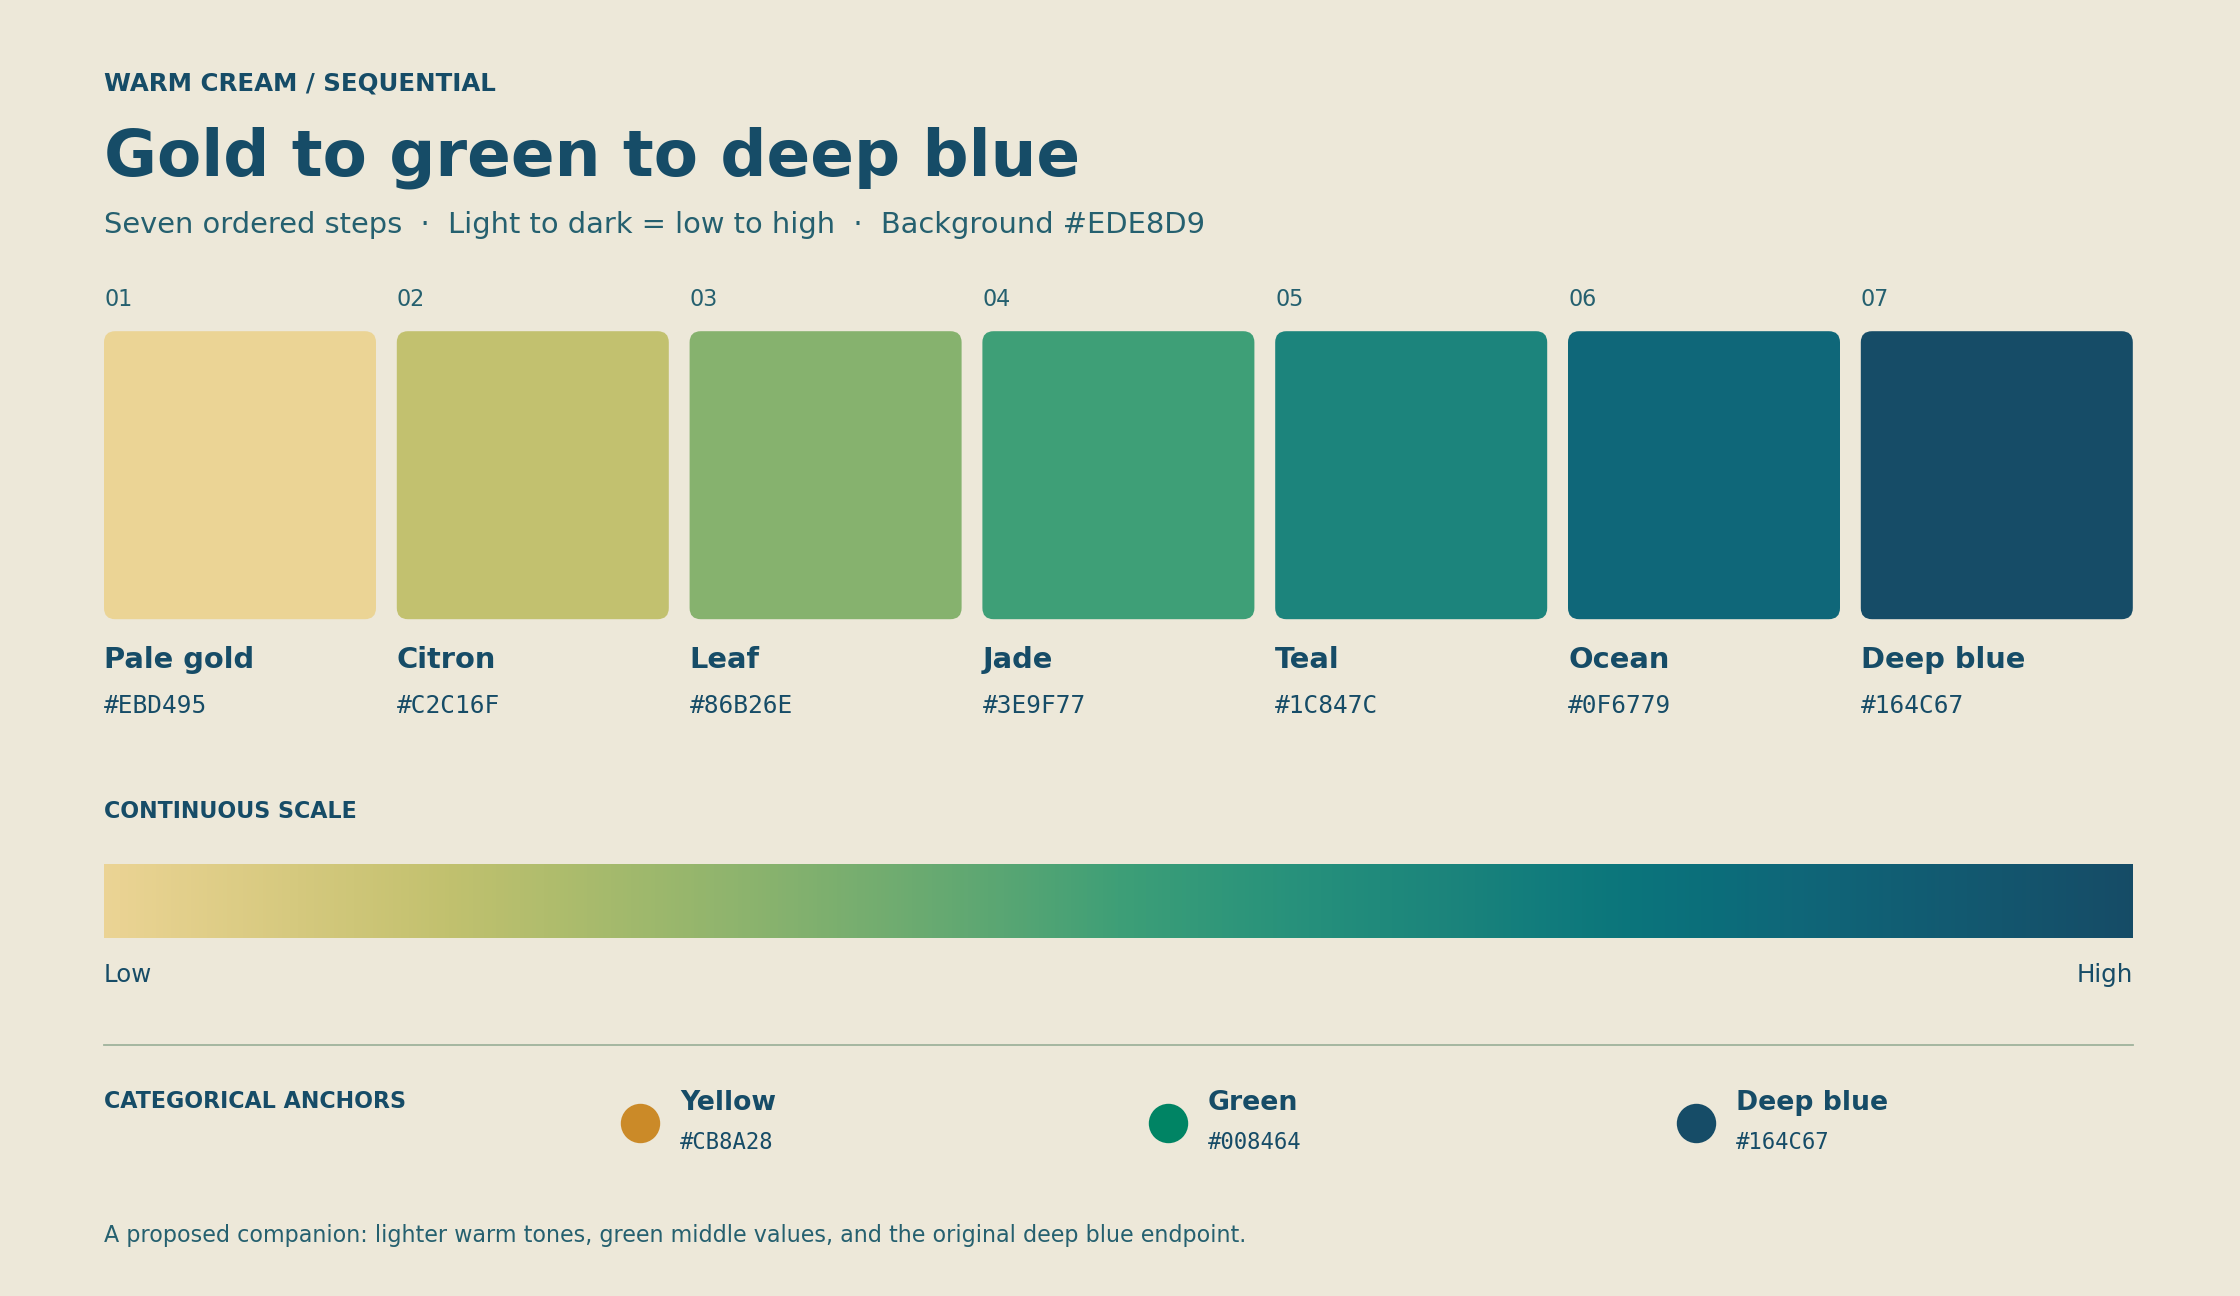

Write the Python code that produced this figure.
"""Create a gold–green–blue sequential companion to the categorical palette."""
from pathlib import Path
import json

import matplotlib
matplotlib.use("Agg")
import matplotlib.pyplot as plt
from matplotlib.patches import FancyBboxPatch
import numpy as np

OUT = Path(__file__).resolve().parent
BACKGROUND = "#EDE8D9"
INK = "#164C67"
BODY = "#25606F"
# Equal OKLCH lightness steps; chroma stays within the sRGB gamut.
STOPS = np.array([
    [.8745, .085, 90],
    [.7945, .105, 108],
    [.7145, .105, 135],
    [.6345, .110, 163],
    [.5545, .090, 187],
    [.4745, .080, 216],
    [.3945, .071, 234.5],
])
NAMES = ["Pale gold", "Citron", "Leaf", "Jade", "Teal", "Ocean", "Deep blue"]


def linear_rgb(lch):
    lightness, chroma, hue = lch
    a, b = chroma * np.cos(np.deg2rad(hue)), chroma * np.sin(np.deg2rad(hue))
    l = (lightness + .3963377774*a + .2158037573*b)**3
    m = (lightness - .1055613458*a - .0638541728*b)**3
    s = (lightness - .0894841775*a - 1.291485548*b)**3
    return np.array([4.0767416621*l - 3.3077115913*m + .2309699292*s,
                     -1.2684380046*l + 2.6097574011*m - .3413193965*s,
                     -.0041960863*l - .7034186147*m + 1.707614701*s])


def srgb(lch):
    mapped = np.array(lch, dtype=float)
    rgb = linear_rgb(mapped)
    while rgb.min() < 0 or rgb.max() > 1:
        mapped[1] *= .995
        rgb = linear_rgb(mapped)
    return np.where(rgb <= .0031308, rgb * 12.92, 1.055 * rgb**(1/2.4) - .055)


def as_hex(rgb):
    return "#" + "".join(f"{round(float(c)*255):02X}" for c in rgb)


def luminance(rgb):
    linear = np.where(rgb <= .04045, rgb/12.92, ((rgb+.055)/1.055)**2.4)
    return linear @ np.array([.2126, .7152, .0722])


def render():
    colors = [as_hex(srgb(stop)) for stop in STOPS]
    t = np.linspace(0, 6, 512)
    samples = np.array([srgb([np.interp(v, np.arange(7), STOPS[:,j])
                             for j in range(3)]) for v in t])
    discrete = np.array([[int(color[i:i+2], 16)/255 for i in (1, 3, 5)]
                         for color in colors])
    # Check the exported colors and the full gradient for luminance reversals.
    assert np.all(np.diff(luminance(discrete)) < 0)
    assert np.all(np.diff(luminance(samples)) < 0)

    plt.rcParams.update({"font.family": "DejaVu Sans", "svg.fonttype": "none"})
    fig = plt.figure(figsize=(14, 8.1), facecolor=BACKGROUND)
    ax = fig.add_axes([0, 0, 1, 1], xlim=(0,1400), ylim=(810,0))
    ax.set_axis_off()

    def text(x,y,value,size=12,color=INK,**kwargs):
        ax.text(x,y,value,fontsize=size,color=color,va="top",**kwargs)

    text(65,45,"WARM CREAM / SEQUENTIAL",11,weight="bold")
    text(65,79,"Gold to green to deep blue",29,weight="bold")
    text(65,132,"Seven ordered steps  ·  Light to dark = low to high  ·  Background #EDE8D9",13,BODY)

    for i,(name,color) in enumerate(zip(NAMES,colors)):
        x=65+i*183
        ax.add_patch(FancyBboxPatch((x,207),170,180,
                                   boxstyle="round,pad=0,rounding_size=7",
                                   facecolor=color,edgecolor="none"))
        text(x,180,f"0{i+1}",10,BODY)
        text(x,404,name,13,weight="bold")
        text(x,434,color,11,family="DejaVu Sans Mono")

    text(65,500,"CONTINUOUS SCALE",10,weight="bold")
    ax.imshow(samples[np.newaxis,:,:],extent=(65,1333,586,540),aspect="auto")
    text(65,602,"Low",11)
    text(1333,602,"High",11,ha="right")

    ax.plot([65,1333],[653,653],color="#9EB29B",linewidth=.8)
    text(65,681,"CATEGORICAL ANCHORS",10,weight="bold")
    for x,name,color in [(400,"Yellow", "#CB8A28"),(730,"Green", "#008464"),(1060,"Deep blue",INK)]:
        ax.scatter([x],[702],s=280,color=color)
        text(x+25,681,name,12,weight="bold")
        text(x+25,707,color,10,family="DejaVu Sans Mono")
    text(65,765,"A proposed companion: lighter warm tones, green middle values, and the original deep blue endpoint.",10,BODY)

    for extension in ["png","svg"]:
        fig.savefig(OUT/f"ffloyd_sequential_swatch.{extension}",dpi=160,facecolor=BACKGROUND)
    plt.close(fig)
    payload={
        "name":"Warm cream sequential — gold to green to deep blue",
        "background":BACKGROUND,
        "direction":"low to high",
        "colors":[{"name":name,"hex":color,"oklch":stop.tolist()}
                  for name,color,stop in zip(NAMES,colors,STOPS)],
        "interpolation":"Piecewise linear OKLCH; reduce chroma if outside sRGB gamut",
        "validation":"Relative luminance strictly decreases in all seven rounded sRGB colors and 512 gradient samples",
        "note":"Proposed companion palette; original site heading color at the dark endpoint."
    }
    (OUT/"ffloyd_sequential_palette.json").write_text(json.dumps(payload,indent=2)+"\n")
    print("Colors:",", ".join(colors))
    print("Verified decreasing relative luminance for discrete colors and continuous gradient.")


if __name__ == "__main__":
    render()
